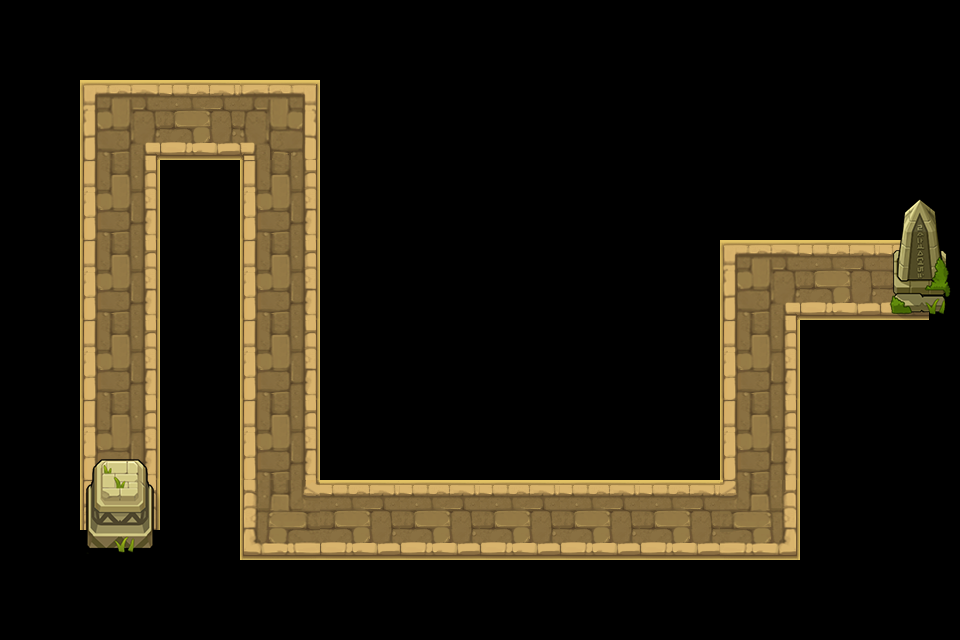

This game map was drawn from its Tiled (.tmx) file and the tilesets committed beside it. A one-line description and the trimmed map source follow:
An orthogonal 12x8 tile map with 80x80 px tiles, 2 tile layers (road, object) and 14 objects (P0, P1, P2, P3, P4, ...).

<map version="1.0" tiledversion="1.0.3" orientation="orthogonal" renderorder="right-down" width="12" height="8" tilewidth="80" tileheight="80" nextobjectid="17">
 <tileset firstgid="1" name="chengshi" tilewidth="80" tileheight="80" tilecount="15" columns="5">
  <image source="chengshi.png" width="400" height="240" />
 </tileset>
 <layer name="road" width="12" height="8">
  <data>[96 cells, 24 non-empty, 8 distinct tile ids]</data>
 </layer>
 <layer name="object" width="12" height="8">
  <data>[96 cells, 4 non-empty, 4 distinct tile ids]</data>
 </layer>
 <objectgroup name="path" visible="0">
  <object id="1" name="P0" x="120" y="440" />
  <object id="3" name="P1" x="120" y="120" />
  <object id="4" name="P2" x="280" y="120" />
  <object id="5" name="P3" x="280" y="520" />
  <object id="6" name="P4" x="760" y="520" />
  <object id="7" name="P5" x="760" y="280" />
  <object id="8" name="P6" x="880" y="280" />
  <object id="9" name="O0" x="0" y="80" width="80" height="400" />
  <object id="10" name="O1" x="160" y="160" width="80" height="400" />
  <object id="11" name="O2" x="320" y="80" width="400" height="400" />
  <object id="12" name="O3" x="720" y="80" width="160" height="160" />
  <object id="13" name="O4" x="800" y="320" width="80" height="240" />
  <object id="14" name="O5" x="880" y="80" width="80" height="80" />
  <object id="15" name="O6" x="880" y="320" width="80" height="160" />
 </objectgroup>
</map>
